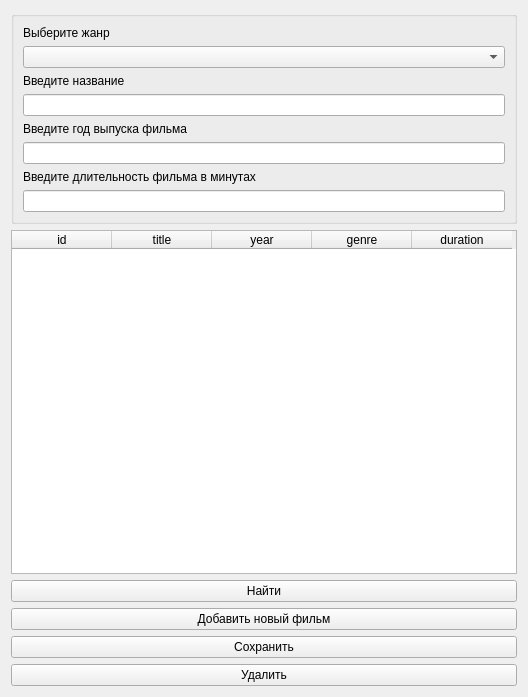
<?xml version="1.0" encoding="UTF-8"?>
<ui version="4.0">
 <class>Films</class>
 <widget class="QWidget" name="Films">
  <property name="geometry">
   <rect>
    <x>0</x>
    <y>0</y>
    <width>528</width>
    <height>697</height>
   </rect>
  </property>
  <property name="windowTitle">
   <string>Form</string>
  </property>
  <layout class="QHBoxLayout" name="horizontalLayout">
   <item>
    <layout class="QVBoxLayout" name="verticalLayout">
     <item>
      <widget class="QGroupBox" name="groupBox">
       <property name="title">
        <string/>
       </property>
       <layout class="QVBoxLayout" name="verticalLayout_2">
        <item>
         <widget class="QLabel" name="genre_label">
          <property name="text">
           <string>Выберите жанр</string>
          </property>
         </widget>
        </item>
        <item>
         <widget class="QComboBox" name="genre_box"/>
        </item>
        <item>
         <widget class="QLabel" name="name_label">
          <property name="text">
           <string>Введите название</string>
          </property>
         </widget>
        </item>
        <item>
         <widget class="QLineEdit" name="film_name"/>
        </item>
        <item>
         <widget class="QLabel" name="year_label">
          <property name="text">
           <string>Введите год выпуска фильма</string>
          </property>
         </widget>
        </item>
        <item>
         <widget class="QLineEdit" name="film_year"/>
        </item>
        <item>
         <widget class="QLabel" name="duration_label">
          <property name="text">
           <string>Введите длительность фильма в минутах</string>
          </property>
         </widget>
        </item>
        <item>
         <widget class="QLineEdit" name="film_duration"/>
        </item>
       </layout>
      </widget>
     </item>
     <item>
      <widget class="QTableWidget" name="tableWidget">
       <property name="columnCount">
        <number>5</number>
       </property>
       <column>
        <property name="text">
         <string>id</string>
        </property>
       </column>
       <column>
        <property name="text">
         <string>title</string>
        </property>
       </column>
       <column>
        <property name="text">
         <string>year</string>
        </property>
       </column>
       <column>
        <property name="text">
         <string>genre</string>
        </property>
       </column>
       <column>
        <property name="text">
         <string>duration</string>
        </property>
       </column>
      </widget>
     </item>
     <item>
      <widget class="QPushButton" name="search_button">
       <property name="text">
        <string>Найти</string>
       </property>
      </widget>
     </item>
     <item>
      <widget class="QPushButton" name="add_button">
       <property name="text">
        <string>Добавить новый фильм</string>
       </property>
      </widget>
     </item>
     <item>
      <widget class="QPushButton" name="save_button">
       <property name="text">
        <string>Сохранить</string>
       </property>
      </widget>
     </item>
     <item>
      <widget class="QPushButton" name="del_button">
       <property name="text">
        <string>Удалить</string>
       </property>
      </widget>
     </item>
    </layout>
   </item>
  </layout>
 </widget>
 <resources/>
 <connections/>
</ui>
